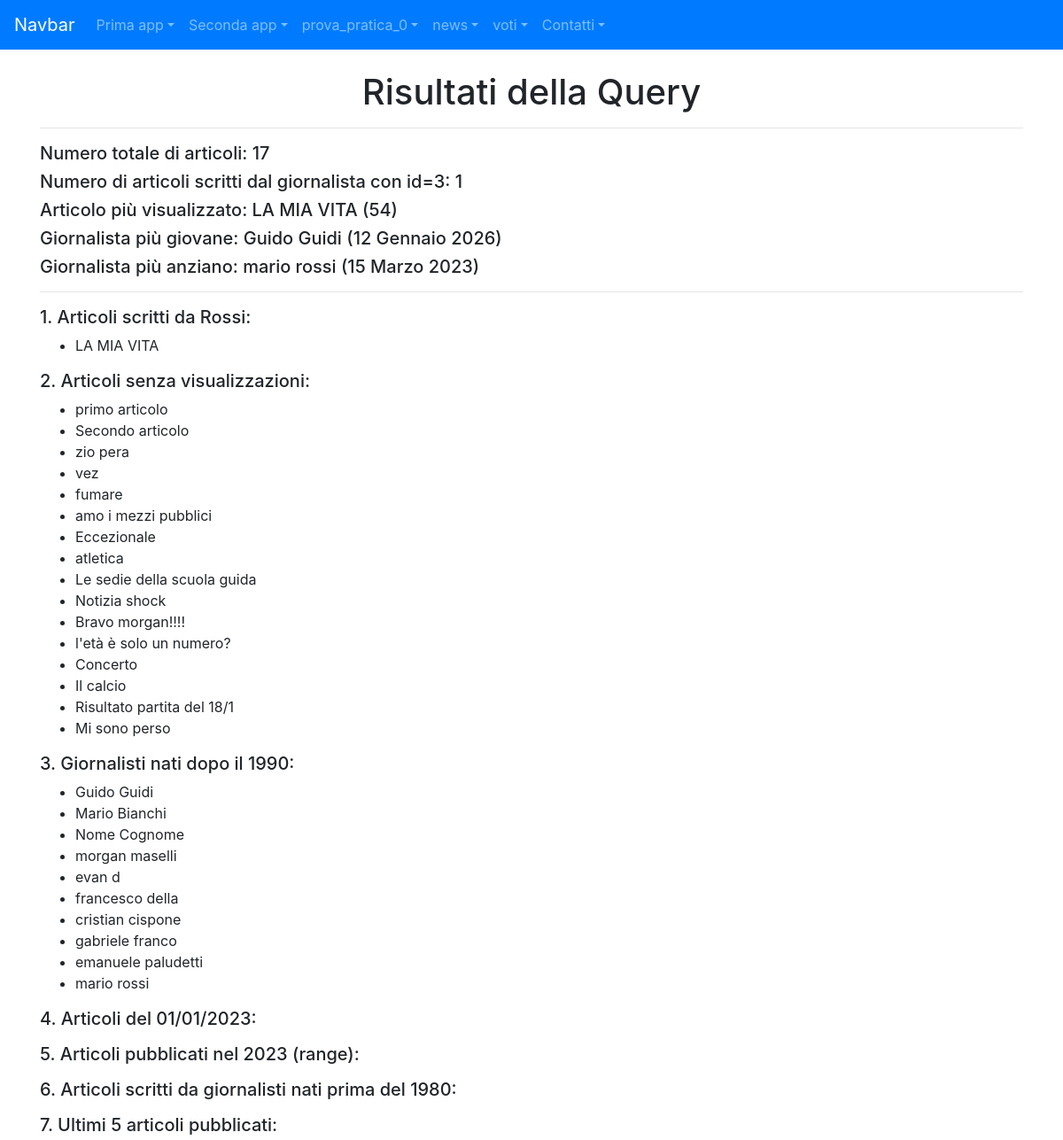
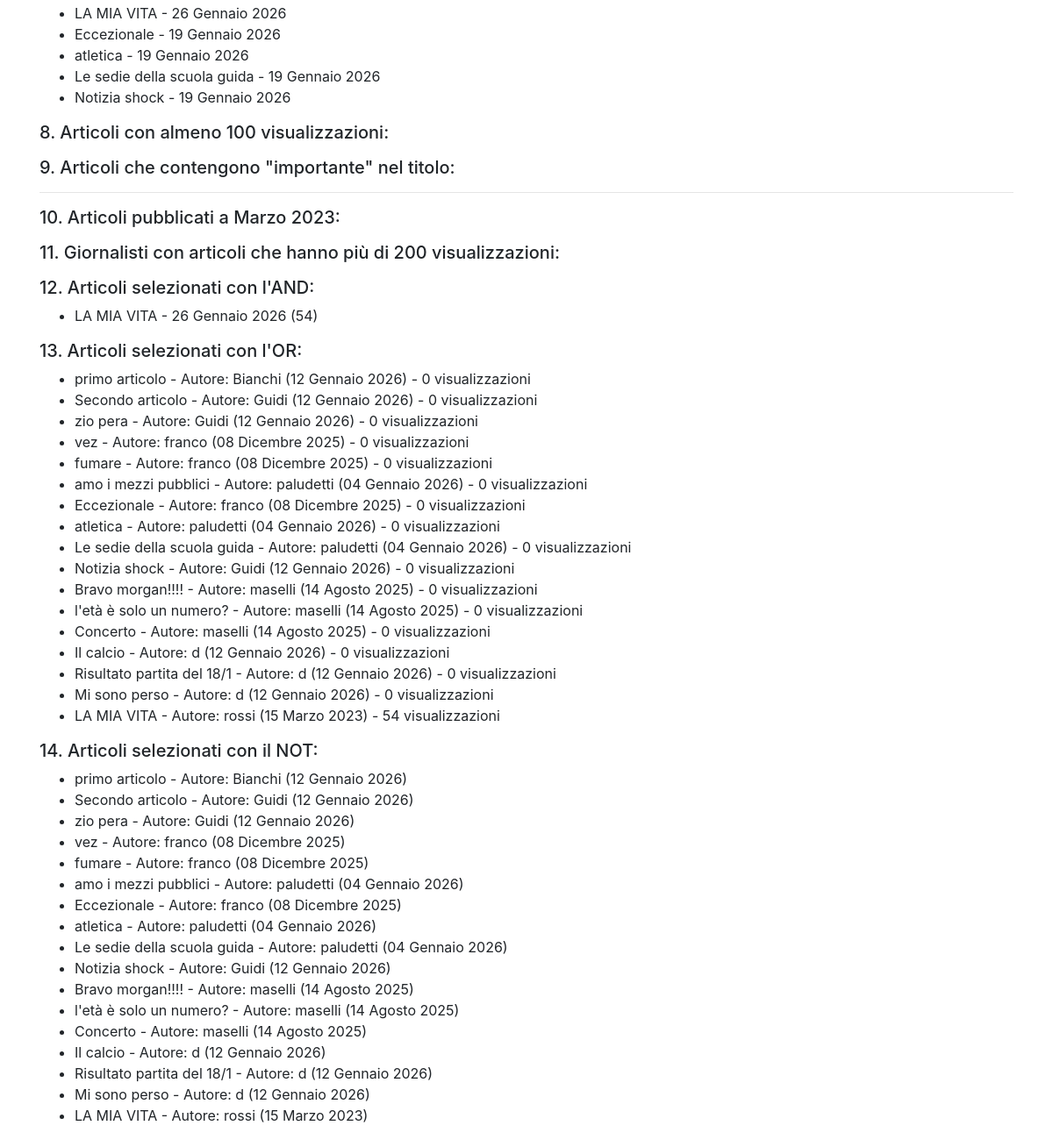
/news/query, run on the app's committed database (2 pictures, top to bottom).
### news/models.py (models this page shows, shortened)
class Articolo (models.Model):
    titolo = models.CharField(max_length=100)
    contenuto = models.TextField()
    giornalista = models.ForeignKey(Giornalista, on_delete=models.CASCADE, related_name="articoli")
    data = models.DateField(auto_now_add=True, blank=True)
    visualizzazioni = models.IntegerField(default=0,blank=True)
    class Meta:
        verbose_name = "Articolo"
        verbose_name_plural = "Articoli"

class Giornalista (models.Model):
    nome = models.CharField(max_length=20)
    cognome = models.CharField(max_length=20)
    anno_di_nascita = models.DateField(blank=True)
    class Meta:
        verbose_name = "Giornalista"
        verbose_name_plural = "Giornalisti"

### news/views.py (the view)
# urls.py: path("query", query, name="query"),
def query(request):
    articoli_cognome = Articolo.objects.filter(giornalista__cognome ="rossi")
    numero_totale_articoli = Articolo.objects.count() #totale
    giornalista_1 = Giornalista.objects.get(id=3)
    numero_Articoli_giornalista1 = Articolo.objects.filter(giornalista=giornalista_1).count()
    articoli_senza_visualizzazioni = Articolo.objects.filter(visualizzazioni=0)
    articolo_piu_visualizzato = Articolo.objects.order_by("-visualizzazioni").first()
    giornalisti_dopo_data = Giornalista.objects.filter(anno_di_nascita__gt="1990-01-01")
    articoli_data_precisa = Articolo.objects.filter(data="2023-01-01")
    articoli_intervallo_date = Articolo.objects.filter(data__range=["2023-01-01", "2023-12-31"])
    articoli_giornalisti_pre1980 = Articolo.objects.filter(giornalista__anno_di_nascita__lt="1980-01-01")
    giornalista_piu_giovane = Giornalista.objects.order_by("-anno_di_nascita").first()
    giornalista_piu_anziano = Giornalista.objects.order_by("anno_di_nascita").first()
    ultimi_5_articoli = Articolo.objects.order_by("-data")[:5]
    articoli_minimo_visualizzazioni = Articolo.objects.filter(visualizzazioni__gte=100)
    articoli_con_parola_titolo = Articolo.objects.filter(titolo__icontains="importante")
    articoli_mese_anno = Articolo.objects.filter(data__month=1, data__year=2023)
    giornalisti_con_articoli_popolari = Giornalista.objects.filter(articoli__visualizzazioni__gte=100).distinct()
    data = datetime.date(1990, 1, 1)
    visualizzazioni = 50
    articoli_con_AND = Articolo.objects.filter(giornalista__anno_di_nascita__gt=data, visualizzazioni__gte=visualizzazioni)
    articoli_con_OR = Articolo.objects.filter(Q(giornalista__anno_di_nascita__gt = data) | Q(visualizzazioni__lte=visualizzazioni))
    articoli_con_NOT = Articolo.objects.filter(~Q(giornalista__anno_di_nascita__lt = data))
    context = {
        "articoli_cognome": articoli_cognome,
        "numero_totale_articoli": numero_totale_articoli,
        "numero_Articoli_giornalista1": numero_Articoli_giornalista1,
        "articoli_senza_visualizzazioni": articoli_senza_visualizzazioni,
        "articolo_piu_visualizzato": articolo_piu_visualizzato,
        "giornalisti_dopo_data": giornalisti_dopo_data,
        "articoli_data_precisa": articoli_data_precisa,
        "articoli_intervallo_date": articoli_intervallo_date,
        "articoli_giornalisti_pre1980": articoli_giornalisti_pre1980,
        "giornalista_piu_giovane": giornalista_piu_giovane,
        "giornalista_piu_anziano": giornalista_piu_anziano,
        "ultimi_5_articoli": ultimi_5_articoli,
        "articoli_minimo_visualizzazioni": articoli_minimo_visualizzazioni,
        "articoli_con_parola_titolo": articoli_con_parola_titolo,
        "articoli_mese_anno": articoli_mese_anno,
        "giornalisti_con_articoli_popolari": giornalisti_con_articoli_popolari,
        "articoli_con_AND": articoli_con_AND,
        "articoli_con_OR": articoli_con_OR,
        "articoli_con_NOT": articoli_con_NOT,
    }
    return render (request, "news/query.html", context)

### news/templates/news/query.html (shortened to what this page needs)
{% extends 'base.html' %}
{% block content %}
    <h1 align="center">Risultati della Query</h1>
    <hr>
    <h5>Numero totale di articoli: {{ numero_totale_articoli }}</h5>
    <h5>Numero di articoli scritti dal giornalista con id=3: {{ numero_Articoli_giornalista1 }}</h5>
    <h5>Articolo più visualizzato: {{ articolo_piu_visualizzato.titolo }} ({{ articolo_piu_visualizzato.visualizzazioni }})</h5>
    <h5>Giornalista più giovane: {{ giornalista_piu_giovane.nome }} {{ giornalista_piu_giovane.cognome }} ({{ giornalista_piu_giovane.anno_di_nascita }})</h5>
    <h5>Giornalista più anziano: {{ giornalista_piu_anziano.nome }} {{ giornalista_piu_anziano.cognome }} ({{ giornalista_piu_anziano.anno_di_nascita }})</h5>
    <hr>
    <h5>1. Articoli scritti da Rossi:</h5>
    <ul>
        {% for art in articoli_cognome %}
            <li>{{ art.titolo }}</li>
        {% endfor %}
    </ul>
    <h5>2. Articoli senza visualizzazioni:</h5>
    <ul>
        {% for art in articoli_senza_visualizzazioni %}
            <li>{{ art.titolo }}</li>
        {% endfor %}
    </ul>
    <h5>3. Giornalisti nati dopo il 1990:</h5>
    <ul>
        {% for g in giornalisti_dopo_data %}
            <li>{{ g.nome }} {{ g.cognome }}</li>
        {% endfor %}
    </ul>
    <h5>4. Articoli del 01/01/2023:</h5>
    <h5>5. Articoli pubblicati nel 2023 (range):</h5>
    <h5>6. Articoli scritti da giornalisti nati prima del 1980:</h5>
    <h5>7. Ultimi 5 articoli pubblicati:</h5>
    <ul>
        {% for art in ultimi_5_articoli %}
            <li>{{ art.titolo }} - {{ art.data }}</li>
        {% endfor %}
    </ul>
    <h5>8. Articoli con almeno 100 visualizzazioni:</h5>
    <h5>9. Articoli che contengono "importante" nel titolo:</h5>
    <hr>
    <h5>10. Articoli pubblicati a Marzo 2023:</h5>
    <h5>11. Giornalisti con articoli che hanno più di 200 visualizzazioni:</h5>
    <h5>12. Articoli selezionati con l'AND:</h5>
    <ul>
        {% for art in articoli_con_AND %}
            <li>{{ art.titolo }} - {{ art.data }} ({{ art.visualizzazioni }})</li>
        {% endfor %}
    </ul>
    <h5>13. Articoli selezionati con l'OR:</h5>
    <ul>
        {% for art in articoli_con_OR %}
            <li>{{ art.titolo }} - Autore: {{ art.giornalista.cognome }} ({{ art.giornalista.anno_di_nascita }}) - {{ art.visualizzazioni }} visualizzazioni</li>
        {% endfor %}
    </ul>
    <h5>14. Articoli selezionati con il NOT:</h5>
    <ul>
        {% for art in articoli_con_NOT %}
            <li>{{ art.titolo }} - Autore: {{ art.giornalista.cognome }} ({{ art.giornalista.anno_di_nascita }})</li>
        {% endfor %}
    </ul>
{% endblock content %}

### data on the page
Articolo: titolo "LA MIA VITA", visualizzazioni "54", data "26 Gennaio 2026", giornalista.cognome "rossi", giornalista.anno_di_nascita "15 Marzo 2023"
Giornalista: nome "Guido", cognome "Guidi", anno_di_nascita "12 Gennaio 2026"
Giornalista: nome "mario", cognome "rossi", anno_di_nascita "15 Marzo 2023"
Articolo: titolo "primo articolo", giornalista.cognome "Bianchi", giornalista.anno_di_nascita "12 Gennaio 2026", visualizzazioni "0"
Articolo: titolo "Secondo articolo", giornalista.cognome "Guidi", giornalista.anno_di_nascita "12 Gennaio 2026", visualizzazioni "0"
Articolo: titolo "zio pera", giornalista.cognome "Guidi", giornalista.anno_di_nascita "12 Gennaio 2026", visualizzazioni "0"
Articolo: titolo "vez", giornalista.cognome "franco", giornalista.anno_di_nascita "08 Dicembre 2025", visualizzazioni "0"
Articolo: titolo "fumare", giornalista.cognome "franco", giornalista.anno_di_nascita "08 Dicembre 2025", visualizzazioni "0"
Articolo: titolo "amo i mezzi pubblici", giornalista.cognome "paludetti", giornalista.anno_di_nascita "04 Gennaio 2026", visualizzazioni "0"
Articolo: titolo "Eccezionale", data "19 Gennaio 2026", giornalista.cognome "franco", giornalista.anno_di_nascita "08 Dicembre 2025", visualizzazioni "0"
Articolo: titolo "atletica", data "19 Gennaio 2026", giornalista.cognome "paludetti", giornalista.anno_di_nascita "04 Gennaio 2026", visualizzazioni "0"
Articolo: titolo "Le sedie della scuola guida", data "19 Gennaio 2026", giornalista.cognome "paludetti", giornalista.anno_di_nascita "04 Gennaio 2026", visualizzazioni "0"
Articolo: titolo "Notizia shock", data "19 Gennaio 2026", giornalista.cognome "Guidi", giornalista.anno_di_nascita "12 Gennaio 2026", visualizzazioni "0"
Articolo: titolo "Bravo morgan!!!!", giornalista.cognome "maselli", giornalista.anno_di_nascita "14 Agosto 2025", visualizzazioni "0"
Articolo: titolo "l'età è solo un numero?", giornalista.cognome "maselli", giornalista.anno_di_nascita "14 Agosto 2025", visualizzazioni "0"
Articolo: titolo "Concerto", giornalista.cognome "maselli", giornalista.anno_di_nascita "14 Agosto 2025", visualizzazioni "0"
Articolo: titolo "Il calcio", giornalista.cognome "d", giornalista.anno_di_nascita "12 Gennaio 2026", visualizzazioni "0"
Articolo: titolo "Risultato partita del 18/1", giornalista.cognome "d", giornalista.anno_di_nascita "12 Gennaio 2026", visualizzazioni "0"
Articolo: titolo "Mi sono perso", giornalista.cognome "d", giornalista.anno_di_nascita "12 Gennaio 2026", visualizzazioni "0"
Giornalista: nome "Mario", cognome "Bianchi"
Giornalista: nome "Nome", cognome "Cognome"
Giornalista: nome "morgan", cognome "maselli"
Giornalista: nome "evan", cognome "d"
Giornalista: nome "francesco", cognome "della"
Giornalista: nome "cristian", cognome "cispone"
Giornalista: nome "gabriele", cognome "franco"
Giornalista: nome "emanuele", cognome "paludetti"

### other printed values
{{ numero_totale_articoli }} "17"
{{ numero_Articoli_giornalista1 }} "1"
